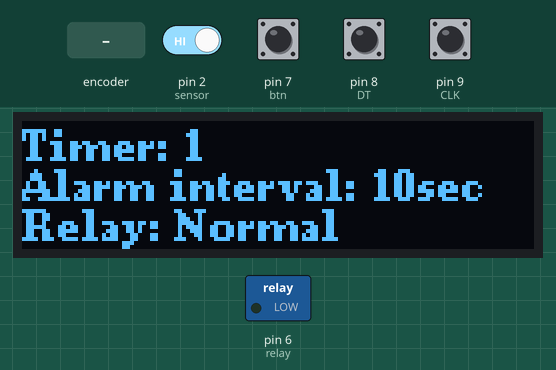
Simulated run of this sketch. Board: Arduino Uno, built with avr-gcc and run on an emulated ATmega328P. Shown: 128×32 one-colour display, switched loads named in the sketch (green lamp = pin HIGH). The inputs (shaded band) are chosen by the test bench; at power-on: pin 2 (sensor), pin 7 (btn), pin 8 (DT), pin 9 (CLK) HIGH. What the sketch prints to the serial monitor is not drawn.

Above: at 1.6 s.
1.7 s: rotary encoder on pin 9 (CLK) / pin 8 (DT) turned 1 step (first pin leading)
At 2.8 s:
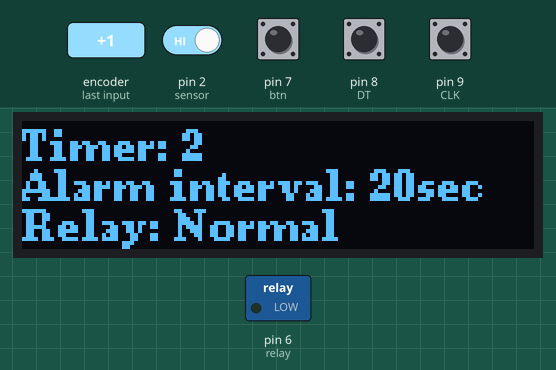
4.5 s: rotary encoder on pin 9 (CLK) / pin 8 (DT) turned 2 steps (second pin leading)
At 5.8 s:
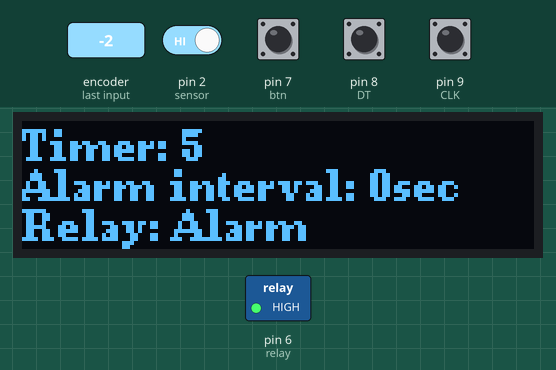
7.9 s: pin 2 (sensor) driven LOW
At 8.8 s:
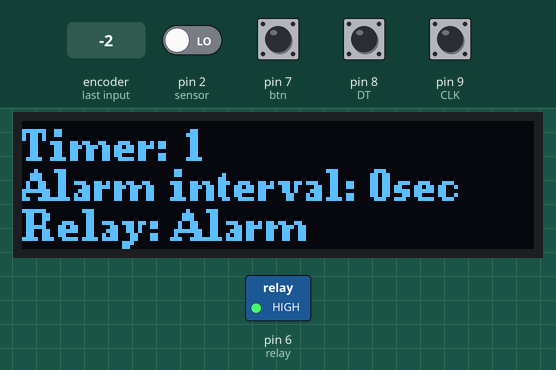
10.5 s: pin 7 (btn) pulled LOW for 0.15 s
At 10.9 s:
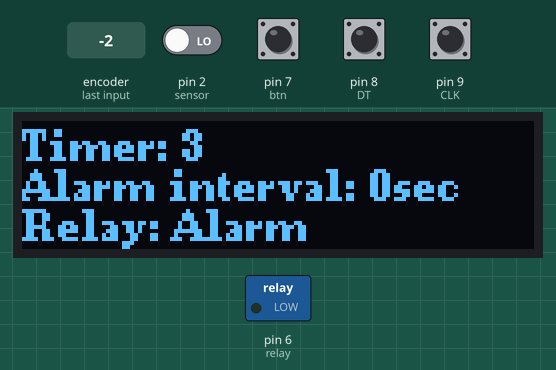
13.6 s: pin 7 (btn) pulled LOW for 1 s
At 14.9 s:
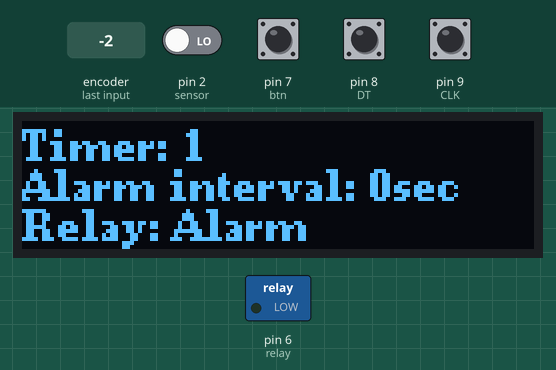
Timing chart, 0 to 16.6 s (numbered marks = the images above; inputs shaded):
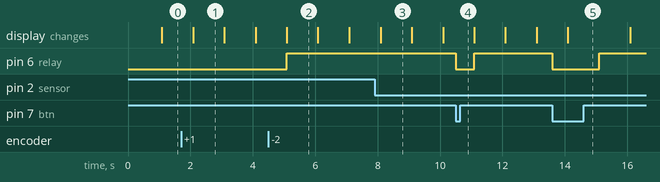

The sketch:

rpm-timer.ino
```cpp
#include <Arduino.h>
#include <U8g2lib.h>

#ifdef U8X8_HAVE_HW_SPI
#include <SPI.h>
#endif
#ifdef U8X8_HAVE_HW_I2C
#include <Wire.h>
#endif

//Hardware

const int CLK    = 9; // Pin 9 to clk on encoder
const int DT     = 8; // Pin 8 to DT on encoder
const int btn    = 7; // Pin 7 to btn on encoder
const int relay  = 6; // Pin 6 main relay
const int sensor = 2; // Pin 5 sensor

//Configuration
const long interval      = 1000; //update interval


//Variables
int AlarmInterval = 10; //when alarm should be triggered in seconds
int relayState  = LOW;
int RotPosition = 0;
int rotation;
int value;
boolean LeftRight;

unsigned long previousMillis = 0;
unsigned long rotationTimer = 0;


U8G2_SSD1306_128X32_UNIVISION_F_SW_I2C u8g2(U8G2_R0, /* clock=*/ SCL, /* data=*/ SDA, /* reset=*/ U8X8_PIN_NONE);   // Adafruit Feather ESP8266/32u4 Boards + FeatherWing OLED


void setup() {
  Serial.begin (9600);
  u8g2.begin();
  pinMode(relay, OUTPUT);
  pinMode (CLK, INPUT_PULLUP);
  pinMode (DT, INPUT_PULLUP);
  pinMode(btn, INPUT_PULLUP);
  pinMode(sensor, INPUT_PULLUP);
  attachInterrupt(digitalPinToInterrupt(sensor), resetRotationTimer, FALLING);

  rotation = digitalRead(CLK);
  relayState = LOW;
}

void loop() {
  Serial.println(digitalRead(sensor));
  u8g2.clearBuffer();          // clear the internal memory
  u8g2.setFont(u8g2_font_ncenB08_tr); // choose a suitable font
  unsigned long currentMillis = millis();


  digitalWrite(relay, relayState);

  if(digitalRead(btn)==LOW) {
    relayState    = LOW;
    rotationTimer = 0;
  }

//  Serial.print(rotationTimer);
//  Serial.print(' ');
//  Serial.println(AlarmInterval);

  value = digitalRead(CLK);
  if (value != rotation) {
    if (digitalRead(DT) != value) {
      RotPosition ++;
      LeftRight = true;
    } else {
      LeftRight = false;
      RotPosition--;
    }
    if (LeftRight) {
      //Serial.println ("clockwise");
      AlarmInterval = AlarmInterval + 5;
    } else {
      //Serial.println("counterclockwise");
      AlarmInterval = AlarmInterval - 5;
    }
    //Serial.print("Encoder RotPosition: ");
    //Serial.println(RotPosition);

  }

  rotation = value;

  if (currentMillis - previousMillis >= interval) {
    rotationTimer ++;
    previousMillis = currentMillis;

    if (rotationTimer >= AlarmInterval) {
      relayState = HIGH;
    }
    update_screen();
  }

}

void resetRotationTimer() {

  rotationTimer = 0;
}

void update_screen() {
  u8g2.setCursor(0, 10);
  u8g2.print("Timer: ");
  u8g2.print(rotationTimer);

  u8g2.setCursor(0, 20);
  u8g2.print("Alarm interval: ");
  u8g2.print(AlarmInterval);
  u8g2.print("sec");


  u8g2.setCursor(0, 30);
  u8g2.print("Relay: ");
  if (relayState == LOW) {
    u8g2.print("Normal");
  } else {
    u8g2.print("Alarm");
  }

  u8g2.setCursor(0, 40);
  u8g2.print("Button state: ");
  u8g2.print(digitalRead(btn));

  u8g2.sendBuffer();          // transfer internal memory to the display
}
```

Measured:
- after the input at 4.5 s, pin 6 (relay): LOW → HIGH after 0.59 s; the display: changes after 0.59 s (image 2)
- after the input at 10.5 s, pin 6 (relay): HIGH → LOW at once, → HIGH 0.59 s later
- after the input at 13.6 s, pin 6 (relay): HIGH → LOW at once, → HIGH 1.5 s later
- what the display in image 1 shows lasts 1.0 s, from 2.1 s to 3.1 s
